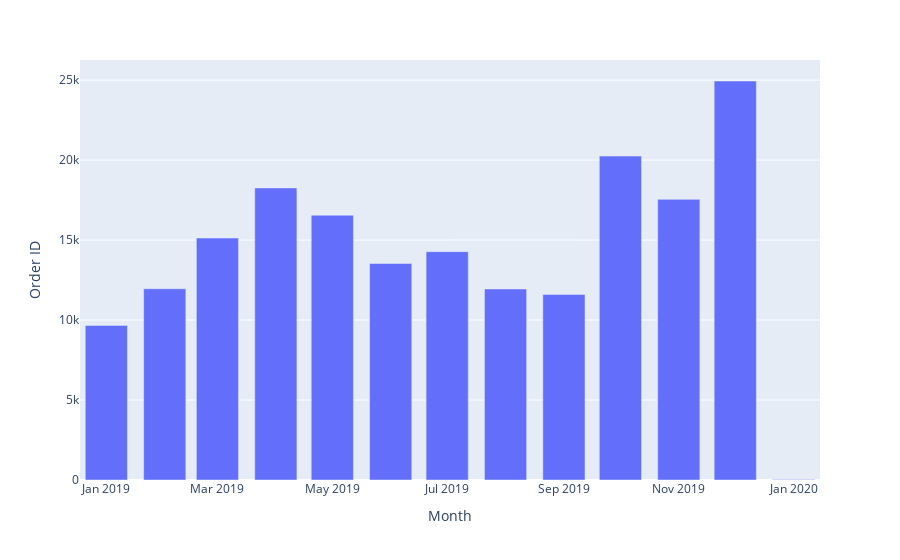

This figure's notebook cell:
### Code cell
sales_each_month_plot = px.data.gapminder()
fig = px.bar(sales_each_month, x = 'Month', y = 'Order ID')
fig.show()

### Figure 1 — Plotly figure (JSON) as saved in the notebook; plotly's stock layout.template omitted (floating-point values rounded to 4 significant figures)
{"data": [{"alignmentgroup": "True", "hovertemplate": "Month=%{x}<br>Order ID=%{y}<extra></extra>", "legendgroup": "", "marker": {"color": "#636efa", "pattern": {"shape": ""}}, "name": "", "offsetgroup": "", "orientation": "v", "showlegend": false, "textposition": "auto", "type": "bar", "x": ["2019-01-01T00:00:00", "2019-02-01T00:00:00", "2019-03-01T00:00:00", "2019-04-01T00:00:00", "2019-05-01T00:00:00", "2019-06-01T00:00:00", "2019-07-01T00:00:00", "2019-08-01T00:00:00", "2019-09-01T00:00:00", "2019-10-01T00:00:00", "2019-11-01T00:00:00", "2019-12-01T00:00:00", "2020-01-01T00:00:00"], "xaxis": "x", "y": [9665, 11957, 15128, 18257, 16552, 13535, 14275, 11943, 11603, 20249, 17544, 24944, 34], "yaxis": "y"}], "layout": {"barmode": "relative", "legend": {"tracegroupgap": 0}, "margin": {"t": 60}, "xaxis": {"anchor": "y", "domain": [0, 1], "title": {"text": "Month"}}, "yaxis": {"anchor": "x", "domain": [0, 1], "title": {"text": "Order ID"}}}}
